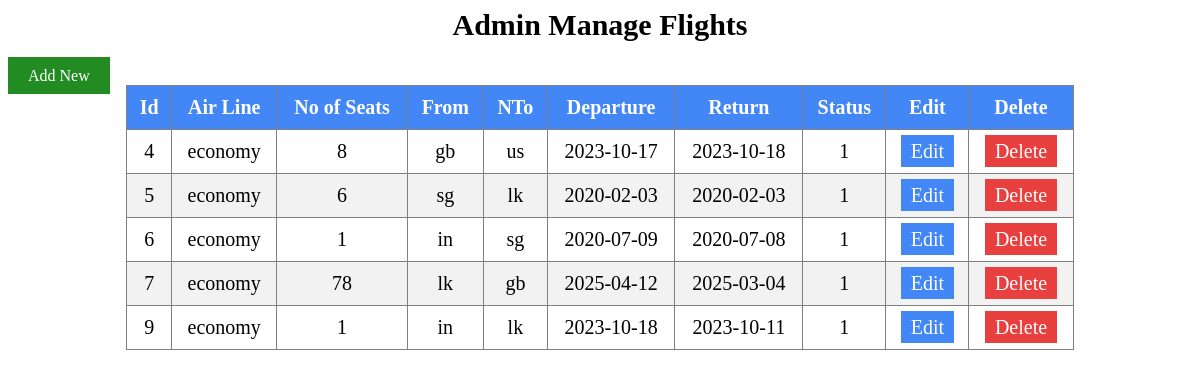
The page /fcontroller/flightManage.php on the database its author committed.
### tables this page shows
CREATE TABLE `flights` (
  `pnr` int(6) NOT NULL,
  `airline` varchar(20) NOT NULL,
  `seat` int(200) NOT NULL,
  `from` varchar(20) NOT NULL,
  `to` varchar(20) NOT NULL,
  `depart` varchar(50) NOT NULL,
  `return` varchar(50) NOT NULL,
  `status` varchar(10) NOT NULL
);

### fcontroller/flightManage.php (the view, shortened to what this page needs)
<?php include "conn.php"; ?>
<html>
  <head>
  </head>
  <body>
    <h2>Admin Manage Flights</h2>
   <div>
    <a href="newFlight.php" id="new">Add New</a>
   </div>
    <table border="1">
      <thead>
        <tr>
          <th>Id</th>
          <th>Air Line</th>
          <th>No of Seats</th>
          <th>From</th>
          <th>NTo</th>
          <th>Departure</th>
          <th>Return</th>
          <th>Status</th>
          <th>Edit</th>
          <th>Delete</th>
        </tr>
      </thead>
      <tbody>
        <?php
        $query = "SELECT * FROM `flights`";
        $result = mysqli_query($conn, $query);
        while ($row = mysqli_fetch_assoc($result)) {
          $FlID = $row['pnr'];
          $Airline = $row['airline'];
          $Seat = $row['seat'];
          $From = $row['from'];
          $To = $row['to'];
          $depart = $row['depart'];
          $return = $row['return'];
          $status = $row['status'];
          ?>
          <tr>
            <td><?php echo $FlID; ?></td>
            <td><?php echo $Airline; ?></td>
            <td><?php echo $Seat; ?></td>
            <td><?php echo $From; ?></td>
            <td><?php echo $To; ?></td>
            <td><?php echo $depart; ?></td>
            <td><?php echo $return; ?></td>
            <td><?php echo $status; ?></td>
            <td>
              <a href="flightManageEdit.php?updateid=<?php echo $FlID; ?>" id="update">Edit</a>
            </td>
            <td>
              <a href="flightManageDelete.php?deleteid=<?php echo $FlID; ?>" id="delete">Delete</a>
            </td>
          </tr>
        <?php
        }
        ?>
      </tbody>
    </table>
  </body>
</html>

### fcontroller/flightManage.php (style rules this page uses)
table { margin-left: auto; margin-right: auto; border-collapse: collapse; width: 80%; }
th, td { font-size: 20px; padding: 10px; text-align: center; }
th { background-color: #4287f5; color: white; }
tr:nth-child(even) { background-color: #f2f2f2; }
#update { background-color: #4287f5; color: white; padding: 5px 10px; text-decoration: none; }
#delete { background-color: #e83f3f; color: white; padding: 5px 10px; text-decoration: none; }
#new { background-color: forestgreen; color: white; padding: 10px 20px; text-decoration: none; }
h2 { text-align: center; font-size: 30px; }

### rows shown on the page
flights: pnr "4", airline "economy", seat "8", from "gb", to "us", depart "2023-10-17", return "2023-10-18", status "1"
flights: pnr "5", airline "economy", seat "6", from "sg", to "lk", depart "2020-02-03", return "2020-02-03", status "1"
flights: pnr "6", airline "economy", seat "1", from "in", to "sg", depart "2020-07-09", return "2020-07-08", status "1"
flights: pnr "7", airline "economy", seat "78", from "lk", to "gb", depart "2025-04-12", return "2025-03-04", status "1"
flights: pnr "9", airline "economy", seat "1", from "in", to "lk", depart "2023-10-18", return "2023-10-11", status "1"
